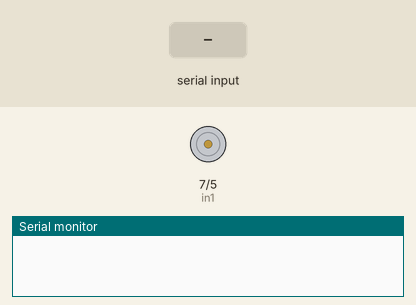
This sketch was run on a simulated Arduino Uno, built with avr-gcc and run on an emulated ATmega328P. Parts: motor-driver pin pairs drawn as motors (green arrow = first pin HIGH = forward, orange = second pin HIGH = backward, longer = more drive), the last lines printed to the serial monitor. The test bench sets the inputs (shaded band).

Above: at 1.2 s.
1.3 s: "1" received over Serial
At 2.2 s:
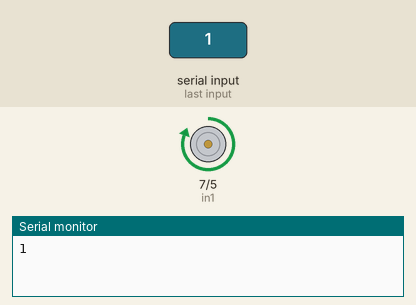
2.8 s: "2" received over Serial
At 3.3 s:
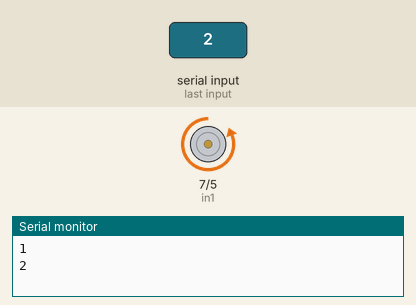
4.3 s: "0" received over Serial
At 5.7 s:
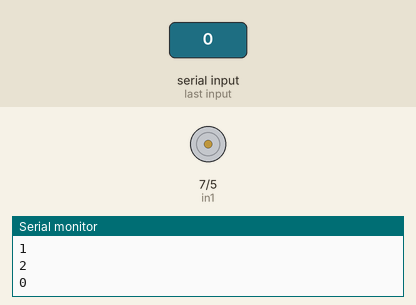
Timing chart, 0 to 7.3 s (numbered marks = the images above; inputs shaded):
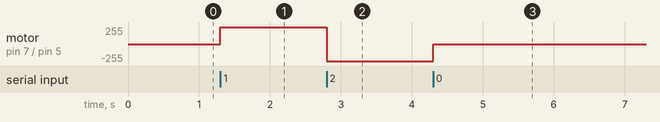

Measured:
- after the input at 1.3 s, motor on pin 7 (in1) / pin 5 (in2): stopped → forward 255/255 at once
- after the input at 2.8 s, motor on pin 7 (in1) / pin 5 (in2): forward 255/255 → backward 255/255 at once
- after the input at 4.3 s, motor on pin 7 (in1) / pin 5 (in2): backward 255/255 → stopped at once

The sketch:

morterdriver.ino
```cpp
int in1 = 7;
int in2 = 5;

void setup() {
  pinMode(in1, OUTPUT);
  pinMode(in2, OUTPUT);
  Serial.begin(9600);
}

void loop() {

  if(Serial.available() > 0)
  {
    char data = Serial.read();
    if(data == '1')
    {
      digitalWrite(in1, 1); //한쪽바퀴가 돌면
      digitalWrite(in2, 0); //한쪽바퀴가 멈춤
    }

    else if(data == '2')
    {
      digitalWrite(in2, 1); //한쪽바퀴가 돌면
      digitalWrite(in1, 0); //한쪽바퀴가 멈춤
    }

    else
    {
//     Serial.println("중지");
       digitalWrite(in2, 0);
       digitalWrite(in1, 0);
    }
    Serial.println(data);
  }
}
```
